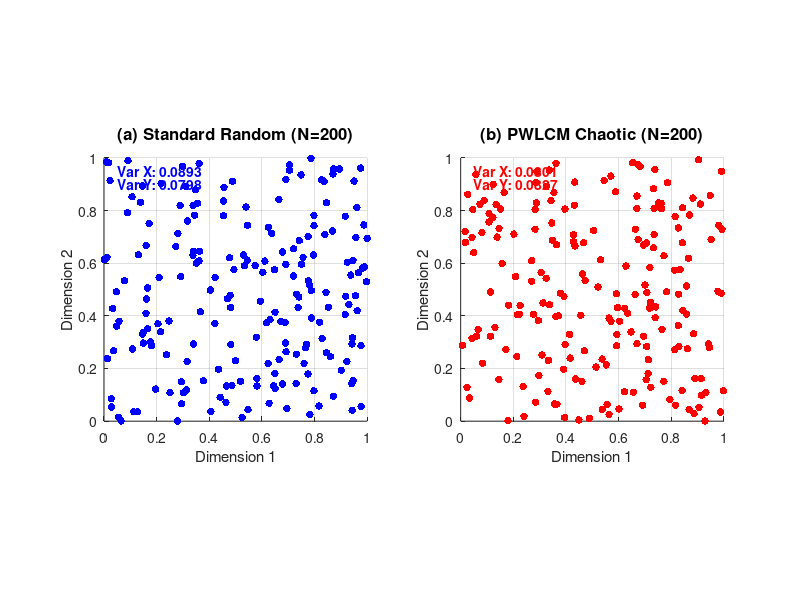

MATLAB code for this plot:
clc;
clear;
close all;

%% 1. 修复随机数生成器状态 (关键修改)
% 强制将随机数生成器恢复为默认的 Mersenne Twister，
% 解决 "旧生成器" 报错问题。
rng('default'); 

%% 2. 参数设置
N = 200;       % 保持较小的 N，以便观察随机分布的"空洞"
dim = 2;       
lb = 0;        
ub = 1;        
P = 0.4;       

%% 3. 策略一：标准随机初始化 (Random)
% 使用特定种子复现一个"分布不均"的随机情况
rng(5); 
X_Random = lb + (ub - lb) .* rand(N, dim);

%% 4. 策略二：PWLCM 混沌初始化 (PWLCM)
% 恢复随机种子，让 PWLCM 从随机位置开始，但保持其混沌特性
rng('shuffle'); 

X_Chaos = zeros(N, dim);
x_val = rand; % 生成初始种子

% PWLCM 生成逻辑 (按列生成，去相关性)
for j = 1:dim
    for i = 1:N
        % PWLCM 迭代
        if x_val >= 0 && x_val < P
            x_val = x_val / P;
        elseif x_val >= P && x_val < 0.5
            x_val = (x_val - P) / (0.5 - P);
        elseif x_val >= 0.5 && x_val < (1 - P)
            x_val = (1 - P - x_val) / (0.5 - P);
        else
            x_val = (1 - x_val) / P;
        end
        X_Chaos(i,j) = lb + x_val .* (ub - lb);
    end
end

%% 5. 绘图对比 (带方差标注)
figure('Color', 'w', 'Position', [100, 100, 1000, 500]); 

% --- 左图：标准随机初始化 ---
subplot(1, 2, 1); 
scatter(X_Random(:,1), X_Random(:,2), 30, 'b', 'filled'); 
title(['(a) Standard Random (N=' num2str(N) ')'], 'FontSize', 12, 'FontWeight', 'bold');
xlabel('Dimension 1'); ylabel('Dimension 2');
xlim([0 1]); ylim([0 1]); grid on; axis square;
% 标注方差
var_x_rand = var(X_Random(:,1));
var_y_rand = var(X_Random(:,2));
text(0.05, 0.95, ['Var X: ' num2str(var_x_rand, '%.4f')], 'Color', 'b', 'FontSize', 10, 'FontWeight', 'bold');
text(0.05, 0.90, ['Var Y: ' num2str(var_y_rand, '%.4f')], 'Color', 'b', 'FontSize', 10, 'FontWeight', 'bold');

% --- 右图：PWLCM 混沌初始化 ---
subplot(1, 2, 2); 
scatter(X_Chaos(:,1), X_Chaos(:,2), 30, 'r', 'filled'); 
title(['(b) PWLCM Chaotic (N=' num2str(N) ')'], 'FontSize', 12, 'FontWeight', 'bold');
xlabel('Dimension 1'); ylabel('Dimension 2');
xlim([0 1]); ylim([0 1]); grid on; axis square;
% 标注方差
var_x_chaos = var(X_Chaos(:,1));
var_y_chaos = var(X_Chaos(:,2));
text(0.05, 0.95, ['Var X: ' num2str(var_x_chaos, '%.4f')], 'Color', 'r', 'FontSize', 10, 'FontWeight', 'bold');
text(0.05, 0.90, ['Var Y: ' num2str(var_y_chaos, '%.4f')], 'Color', 'r', 'FontSize', 10, 'FontWeight', 'bold');

%% 6. 结果分析输出
disp('绘图完成。');
disp('--- 统计分析 ---');
disp(['随机初始化 - X轴方差: ', num2str(var_x_rand)]);
disp(['PWLCM初始化 - X轴方差: ', num2str(var_x_chaos)]);
disp('说明：');
disp('如果 PWLCM 的方差更接近 0.0833，且图中没有明显的大片空白或扎堆，说明效果更好。');
